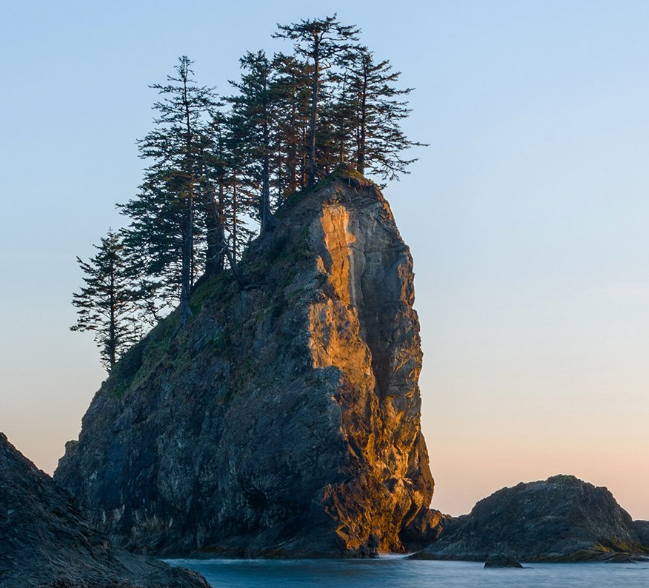
#> input picture week02/task05_sobel_edge_detect/test_img/test_01.png, 649 x 588 px
$ python main.py
#> lines starting #> are read from the running program, lines starting #| are printed output that depends on the picture
import cv2
import numpy as np

def read_gray_image(img_path):
    """
    读取图片，转为灰度图
    :param img_path: 图片文件路径
    :return: 灰度图像二维矩阵 (高度H,宽度W)
    """
#> called with img_path = 'test_img/test_01.png'
    # 读取原图，默认读取为BGR彩色图（OpenCV默认通道顺序）
    img = cv2.imread(img_path)
#> img is the input picture: shape (588, 649, 3); mean B, G, R 146.6, 137.1, 123.1
    # 彩色图转为单通道灰度图，降低计算量
    gray = cv2.cvtColor(img, cv2.COLOR_BGR2GRAY)
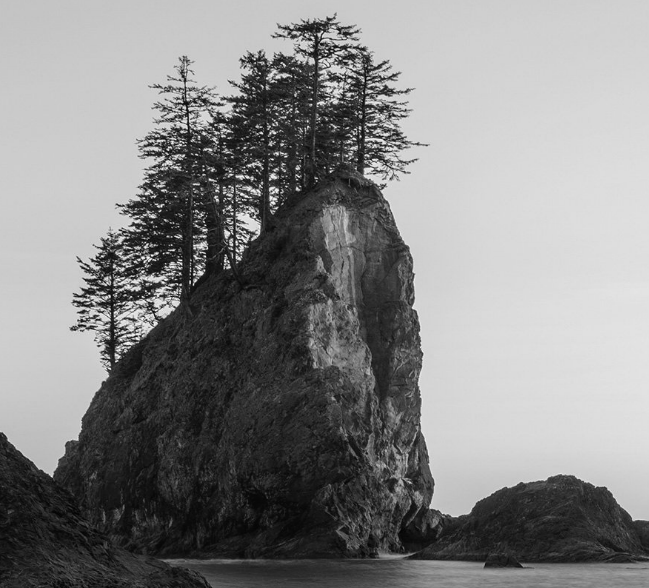
#> gray: shape (588, 649); min 2, max 251, mean 134
    return gray


def convolve_2d(image, kernel):
    """
    实现滑动窗口卷积
    :param image: 输入灰度图像矩阵
    :param kernel: 卷积核矩阵
    :return: 卷积运算后的输出矩阵
    """
    # 获取图像高度、宽度
    img_h, img_w = image.shape
#> img_h = 588; img_w = 649
    # 获取卷积核高度、宽度（本项目是3*3）
    kernel_h, kernel_w = kernel.shape

    # Valid模式：不填充边界，计算输出图像尺寸
    out_h = img_h - kernel_h + 1
#> out_h = 586
    out_w = img_w - kernel_w + 1
#> out_w = 647

    # 创建空白输出矩阵，使用float存储，防止计算溢出、负数丢失
    output = np.zeros((out_h, out_w), dtype=np.float32)

    # 双层循环：卷积核从上到下滑动
    for i in range(out_h):
        # 卷积核从左到右滑动
        for j in range(out_w):
            # 截取当前位置对应的图像局部窗口
            window = image[i:i+kernel_h, j:j+kernel_w]
            # 窗口与卷积核对应位置相乘，全部求和，得到输出像素值
            output[i, j] = np.sum(window * kernel)
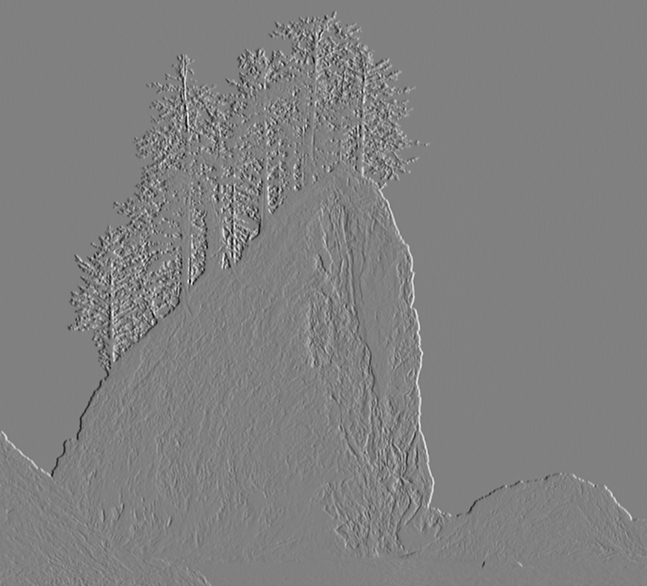
#> output: shape (586, 647) float32; min -821, max 807, mean 0.6; drawn with min black and max white
    return output


def sobel_edge_detect(gray_img):
    """
    Sobel边缘检测主逻辑
    :param gray_img: 输入灰度图像
    :return: 归一化后的边缘图
    """
    # 定义Sobel X卷积核，用于计算水平梯度，检测竖直边缘
    sobel_x = np.array([[-1, 0, 1],
                        [-2, 0, 2],
                        [-1, 0, 1]])
    # 定义Sobel Y卷积核，用于计算竖直梯度，检测水平边缘
    sobel_y = np.array([[-1, -2, -1],
                        [0, 0, 0],
                        [1, 2, 1]])

    # 执行卷积运算，分别得到Gx、Gy梯度矩阵
    gx = convolve_2d(gray_img, sobel_x)
    gy = convolve_2d(gray_img, sobel_y)
#> after the loop in convolve_2d (call 2), `for i in range(out_h):`:
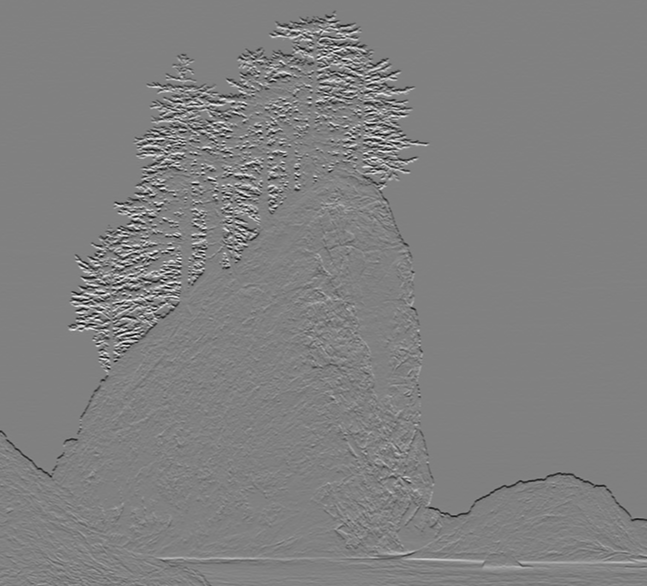
#> output: shape (586, 647) float32; min -834, max 817, mean -1.6; drawn with min black and max white

    # 计算梯度幅值，融合两个方向的边缘信息
    magnitude = np.sqrt(gx ** 2 + gy ** 2)
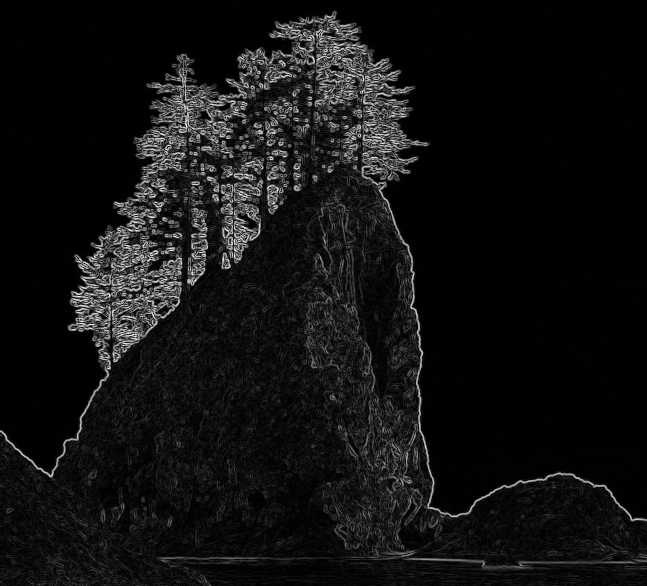
#> magnitude: shape (586, 647) float32; min 0, max 844.4, mean 59.6; drawn with min black and max white

    # 归一化：把计算结果缩放到0~255，转成图片可用uint8类型
    # 除以最大值，映射到0~1，再乘以255映射到像素范围
    magnitude = (magnitude / np.max(magnitude) * 255).astype(np.uint8)
    return magnitude


if __name__ == "__main__":
    # 1. 读取图片并转灰度
    gray_img = read_gray_image("test_img/test_01.png")
    # 2. 执行手写Sobel边缘检测
    edge_result = sobel_edge_detect(gray_img)

    # 3. 窗口展示原图与边缘结果图
    cv2.imshow("Original Gray Image", gray_img)
    cv2.imshow("Sobel Edge Result", edge_result)

    # 4. 将边缘图保存到output文件夹
    cv2.imwrite("output/edge_result.jpg", edge_result)

    # 等待按键，释放窗口资源
    cv2.waitKey(0)
    cv2.destroyAllWindows()
